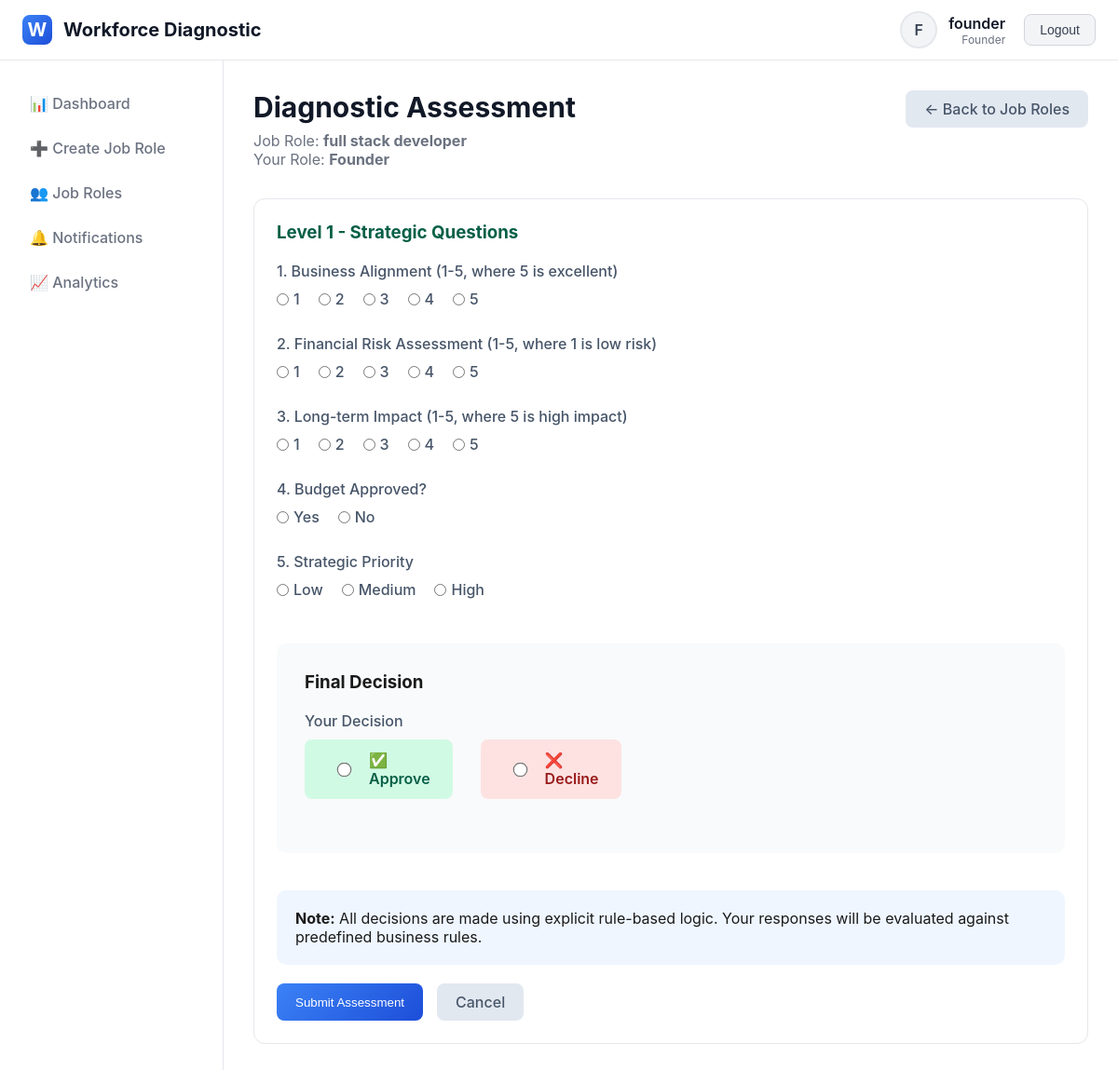
The page /diagnostic/1/ (signed in) on the database its author committed.
### diagnostic_app/models.py (models this page shows, shortened)
class User(AbstractUser):
    ROLE_CHOICES = [
        ('founder', 'Founder'),
        ('co_founder', 'Co-Founder'),
        ('ceo', 'CEO'),
        ('cfo', 'CFO'),
        ('cto', 'CTO / Tech Lead'),
        ('coo', 'COO'),
        ('project_head', 'Project Head / Team Lead'),
        ('hr_manager', 'HR Manager / People Operations'),
        ('recruiter', 'Recruiter'),
        ('hr_executive', 'HR Executive'),
    ]
    role = models.CharField(max_length=20, choices=ROLE_CHOICES)
    phone = models.CharField(max_length=15, blank=True)
    def get_level(self):
        level_map = {
            'founder': 1, 'co_founder': 1,
            'ceo': 2, 'cfo': 2,
            'cto': 2, 'coo': 2, 'project_head': 2,
            'hr_manager': 3, 'recruiter': 3, 'hr_executive': 3
        }
        return level_map.get(self.role, 0)
    def can_create_job_roles(self):
        return self.role in ['founder', 'co_founder']

class JobRole(models.Model):
    STATUS_CHOICES = [
        ('draft', 'Draft'),
        ('active', 'Active'),
        ('completed', 'Completed'),
        ('cancelled', 'Cancelled'),
    ]
    title = models.CharField(max_length=200)
    department = models.CharField(max_length=100)
    description = models.TextField()
    required_skills = models.TextField()
    experience_level = models.CharField(max_length=50)
    budget_range = models.CharField(max_length=100)
    urgency = models.CharField(max_length=20, choices=[
        ('low', 'Low'),
        ('medium', 'Medium'),
        ('high', 'High')
    ])
    created_by = models.ForeignKey(User, on_delete=models.CASCADE, related_name='created_jobs')
    created_at = models.DateTimeField(auto_now_add=True)
    status = models.CharField(max_length=20, choices=STATUS_CHOICES, default='draft')

### diagnostic_app/views.py (the view, shortened to what this page needs)
# urls.py: path('diagnostic/<int:job_id>/', views.diagnostic_view, name='diagnostic'),
@login_required
def diagnostic_view(request, job_id):
    job = get_object_or_404(JobRole, id=job_id)
    if not RoleAssignment.objects.filter(job_role=job, user=request.user).exists():
        messages.error(request, 'You are not assigned to this job role.')
        return redirect('dashboard')
    existing = DiagnosticSubmission.objects.filter(job_role=job, user=request.user).first()
    if existing:
        messages.info(request, 'You have already submitted your assessment.')
        return redirect('submission_detail', submission_id=existing.id)
    return render(request, 'diagnostic_app/questionnaire.html', {'job': job})

### diagnostic_app/templates/diagnostic_app/questionnaire.html (shortened to what this page needs)
{% extends 'diagnostic_app/base.html' %}
{% block content %}
<div class="page-header">
    <div style="display: flex; justify-content: space-between; align-items: flex-start;">
        <div>
            <h1>Diagnostic Assessment</h1>
            <p>Job Role: <strong>{{ job.title }}</strong></p>
            <p>Your Role: <strong>{{ user.get_role_display }}</strong></p>
        </div>
        <div>
            <a href="{% url 'job_roles' %}" class="btn btn-secondary">← Back to Job Roles</a>
        </div>
    </div>
</div>
<div class="card">
    <form method="post" class="diagnostic-form" id="diagnostic-assessment-form">
        {% if user.get_level == 1 %}
        <div style="margin-bottom: 40px;">
            <h3 style="margin-bottom: 20px; color: #065f46;">Level 1 - Strategic Questions</h3>
            <div class="form-group">
                <label>1. Business Alignment (1-5, where 5 is excellent)</label>
                <div style="display: flex; gap: 20px; margin-top: 10px;">
                    {% for i in "12345" %}
                    <label style="display: flex; align-items: center; gap: 5px;">
                        <input type="radio" name="q1_business_alignment" value="{{ forloop.counter }}" required>
                        {{ forloop.counter }}
                    </label>
                    {% endfor %}
                </div>
            </div>
            <div class="form-group">
                <label>2. Financial Risk Assessment (1-5, where 1 is low risk)</label>
                <div style="display: flex; gap: 20px; margin-top: 10px;">
                    {% for i in "12345" %}
                    <label style="display: flex; align-items: center; gap: 5px;">
                        <input type="radio" name="q2_financial_risk" value="{{ forloop.counter }}" required>
                        {{ forloop.counter }}
                    </label>
                    {% endfor %}
                </div>
            </div>
            <div class="form-group">
                <label>3. Long-term Impact (1-5, where 5 is high impact)</label>
                <div style="display: flex; gap: 20px; margin-top: 10px;">
                    {% for i in "12345" %}
                    <label style="display: flex; align-items: center; gap: 5px;">
                        <input type="radio" name="q3_long_term_impact" value="{{ forloop.counter }}" required>
                        {{ forloop.counter }}
                    </label>
                    {% endfor %}
                </div>
            </div>
            <div class="form-group">
                <label>4. Budget Approved?</label>
                <div style="display: flex; gap: 20px; margin-top: 10px;">
                    <label style="display: flex; align-items: center; gap: 5px;">
                        <input type="radio" name="q4_budget_approval" value="true" required> Yes
                    </label>
                    <label style="display: flex; align-items: center; gap: 5px;">
                        <input type="radio" name="q4_budget_approval" value="false" required> No
                    </label>
                </div>
            </div>
            <div class="form-group">
                <label>5. Strategic Priority</label>
                <div style="display: flex; gap: 20px; margin-top: 10px;">
                    <label style="display: flex; align-items: center; gap: 5px;">
                        <input type="radio" name="q5_strategic_priority" value="low" required> Low
                    </label>
                    <label style="display: flex; align-items: center; gap: 5px;">
                        <input type="radio" name="q5_strategic_priority" value="medium" required> Medium
                    </label>
                    <label style="display: flex; align-items: center; gap: 5px;">
                        <input type="radio" name="q5_strategic_priority" value="high" required> High
                    </label>
                </div>
            </div>
        </div>
        {% endif %}
        <div style="margin: 40px 0; padding: 30px; background: #f9fafb; border-radius: 10px;">
            <h3 style="margin-bottom: 20px;">Final Decision</h3>
            <div class="form-group">
                <label>Your Decision</label>
                <div style="display: flex; gap: 30px; margin-top: 10px;">
                    <label style="display: flex; align-items: center; gap: 8px; padding: 12px 24px; background: #d1fae5; border-radius: 8px; cursor: pointer;">
                        <input type="radio" name="decision" value="approve" required style="transform: scale(1.2);">
                        <span style="font-weight: 600; color: #065f46;">✅ Approve</span>
                    </label>
                    <label style="display: flex; align-items: center; gap: 8px; padding: 12px 24px; background: #fee2e2; border-radius: 8px; cursor: pointer;">
                        <input type="radio" name="decision" value="decline" required style="transform: scale(1.2);">
                        <span style="font-weight: 600; color: #991b1b;">❌ Decline</span>
                    </label>
                </div>
            </div>
        </div>
        <div style="background: #eff6ff; padding: 20px; border-radius: 10px; margin: 20px 0;">
            <p><strong>Note:</strong> All decisions are made using explicit rule-based logic. Your responses will be evaluated against predefined business rules.</p>
        </div>
        <div style="display: flex; gap: 15px;">
            <button type="submit" class="btn btn-primary">Submit Assessment</button>
            <a href="{% url 'job_roles' %}" class="btn btn-secondary">Cancel</a>
        </div>
    </form>
</div>
{% endblock %}

### diagnostic_app/templates/diagnostic_app/base.html (shortened to what this page needs)
<!DOCTYPE html>
<html lang="en">
<head>
    {% load static %}
</head>
<body>
    {% if user.is_authenticated %}
    <div class="app-container">
        <header class="header">
            <div class="header-content">
                <a href="{% url 'dashboard' %}" class="logo">
                    <div class="logo-icon">W</div>
                    <span>Workforce Diagnostic</span>
                </a>
                <div class="user-menu">
                    <div class="user-info">
                        <div class="user-avatar">
                            {{ user.username|slice:":1"|upper }}
                        </div>
                        <div class="user-details">
                            <div class="user-name">{{ user.username }}</div>
                            <div class="user-role">{{ user.get_role_display }}</div>
                        </div>
                    </div>
                    <form method="post" action="{% url 'logout' %}">
                        <button type="submit" class="btn-logout">Logout</button>
                    </form>
                </div>
            </div>
        </header>
        <div class="main-content">
            <nav class="sidebar">
                <ul class="nav-menu">
                    <li class="nav-item">
                        <a href="{% url 'dashboard' %}" class="nav-link {% if request.path == '/dashboard/' %}active{% endif %}">
                            📊 Dashboard
                        </a>
                    </li>
                    {% if user.can_create_job_roles %}
                    <li class="nav-item">
                        <a href="{% url 'create_job_role' %}" class="nav-link {% if request.path == '/job-roles/create/' %}active{% endif %}">
                            ➕ Create Job Role
                        </a>
                    </li>
                    {% endif %}
                    <li class="nav-item">
                        <a href="{% url 'job_roles' %}" class="nav-link {% if '/job-roles' in request.path and request.path != '/job-roles/create/' %}active{% endif %}">
                            👥 Job Roles
                        </a>
                    </li>
                    <li class="nav-item">
                        <a href="{% url 'notifications' %}" class="nav-link {% if '/notifications' in request.path %}active{% endif %}">
                            🔔 Notifications
                        </a>
                    </li>
                    {% if user.get_level == 1 %}
                    <li class="nav-item">
                        <a href="#" class="nav-link">
                            📈 Analytics
                        </a>
                    </li>
                    {% endif %}
                </ul>
            </nav>
            <div class="content-wrapper">
                <div class="content">
                    {% block content %}{% endblock %}
                </div>
            </div>
        </div>
    </div>
    {% else %}
    {% block login_content %}{% endblock %}
    {% endif %}
</body>
</html>

### diagnostic_app/templates/diagnostic_app/base.html (style rules this page uses)
* { margin: 0; padding: 0; box-sizing: border-box; }
body { font-family: -apple-system, BlinkMacSystemFont, 'Segoe UI', Roboto, sans-serif; background: #ffffff; color: #1a1a1a; min-height: 100vh; }
.app-container { display: flex; flex-direction: column; min-height: 100vh; }
.header { background: #ffffff; border-bottom: 1px solid #e5e7eb; padding: 0 24px; box-shadow: 0 1px 3px rgba(0,0,0,0.05); }
.header-content { display: flex; align-items: center; justify-content: space-between; height: 64px; max-width: 1200px; margin: 0 auto; }
.logo { display: flex; align-items: center; gap: 12px; font-size: 20px; font-weight: 700; color: #111827; text-decoration: none; }
.logo-icon { width: 32px; height: 32px; background: linear-gradient(135deg, #3b82f6 0%, #1d4ed8 100%); border-radius: 8px; display: flex; align-items: center; justify-content: center; color: white; }
.user-menu { display: flex; align-items: center; gap: 20px; }
.user-info { display: flex; align-items: center; gap: 12px; }
.user-avatar { width: 40px; height: 40px; border-radius: 50%; background: #f3f4f6; display: flex; align-items: center; justify-content: center; font-weight: 600; color: #374151; border: 2px solid #e5e7eb; }
.user-details { text-align: right; }
.user-name { font-weight: 600; color: #111827; }
.user-role { font-size: 12px; color: #6b7280; }
.btn-logout { padding: 8px 16px; background: #f3f4f6; color: #374151; border: 1px solid #d1d5db; border-radius: 8px; font-size: 14px; font-weight: 500; cursor: pointer; transition: all 0.2s; }
.main-content { flex: 1; display: flex; }
.sidebar { width: 240px; background: #ffffff; border-right: 1px solid #e5e7eb; padding: 24px 0; }
.nav-menu { list-style: none; padding: 0 16px; }
.nav-item { margin-bottom: 4px; }
.nav-link { display: flex; align-items: center; gap: 12px; padding: 12px 16px; color: #6b7280; text-decoration: none; border-radius: 8px; transition: all 0.2s; font-weight: 500; }
.content-wrapper { flex: 1; padding: 32px; background: #ffffff; }
.content { max-width: 1200px; margin: 0 auto; }
.page-header { margin-bottom: 32px; }
.page-header h1 { font-size: 30px; font-weight: 700; color: #111827; margin-bottom: 8px; }
.page-header p { color: #6b7280; font-size: 16px; }
.btn { padding: 10px 20px; border-radius: 8px; font-weight: 500; cursor: pointer; border: none; text-decoration: none; display: inline-flex; align-items: center; gap: 8px; transition: all 0.2s; }
.btn-primary { background: linear-gradient(135deg, #3b82f6 0%, #1d4ed8 100%); color: white; }
.btn-secondary { background: #e2e8f0; color: #475569; }
.card { background: #ffffff; border: 1px solid #e5e7eb; border-radius: 12px; padding: 24px; margin-bottom: 20px; }
.form-group { margin-bottom: 20px; }
.form-group label { display: block; margin-bottom: 8px; font-weight: 500; color: #475569; }
.form-group input, .form-group select, .form-group textarea { width: 100%; padding: 12px 15px; border: 2px solid #e2e8f0; border-radius: 8px; font-size: 16px; }

### rows shown on the page
User: username "F", username "founder", role "Founder"
JobRole: title "full stack developer"
